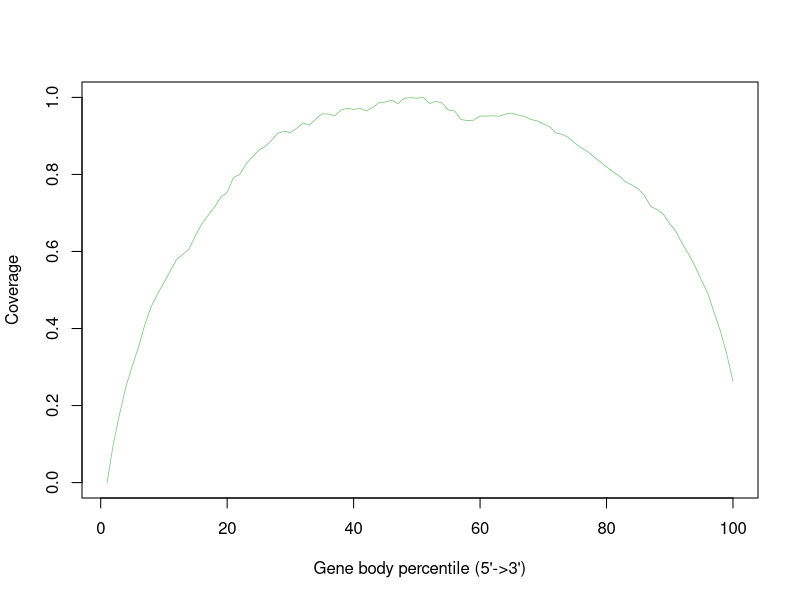

Write R code to recreate this figure.
SHAM_6Hr_SRR12108308.gencode.Aligned.sortedByCoord.out <- c(0.0,0.10104819329833648,0.1793164006385436,0.24999952432687497,0.3031845364375127,0.3528391026141092,0.4113430916089358,0.45765652975525667,0.48984913551166254,0.5192067294428345,0.5496288798278444,0.5792224076290359,0.5929275017076665,0.6073185164326038,0.6420521680229693,0.6719244402754337,0.6940518027060093,0.7153048779327627,0.7408989460986242,0.7535080892971644,0.7919605533790868,0.8003742596147809,0.8274115200420115,0.8457582324747751,0.863127912308708,0.8727935902095054,0.8881806644582749,0.9067775809548092,0.9125646201940366,0.9084823934349497,0.9200279315259023,0.9334866269257627,0.9278955650140513,0.9432550502215685,0.9573654178027327,0.9569182850651957,0.9521558457373028,0.967236586493547,0.9718563238839282,0.9686131845174106,0.9719780962039382,0.9648677343308516,0.9738103890815893,0.9862597061101164,0.9879502483965059,0.9926698771431453,0.9839174916424231,0.9978138063173196,0.9994758082162067,0.9978642276685737,1.0,0.9841857712849453,0.9897930060829079,0.9855985204663119,0.9673888018935596,0.9645242983345732,0.9424416491777514,0.9399415112325452,0.9408757332501222,0.9516773185735133,0.9514613629747456,0.9523432609485684,0.9510684569734631,0.9564958873301609,0.9592899912666414,0.9542611749887265,0.9505984919259244,0.9428716576827869,0.9391747261549819,0.9315867884643559,0.9242766438787529,0.9077479541298892,0.9039606447083267,0.8958466125414073,0.8810531783526869,0.8693677923629728,0.8594728400159065,0.8459656259572922,0.8327495238512018,0.8197864798476324,0.8068205818053127,0.7961198391844299,0.7807736728244138,0.7727110133549987,0.7628465040879349,0.7456994392765202,0.716763291734133,0.7089879388322415,0.6963102987036957,0.6719710562416876,0.651405804353741,0.6195090672811095,0.5922644133713618,0.5616424802738355,0.5256311706696146,0.49240920827062373,0.44278603652027987,0.39429496680752935,0.33485390175637547,0.26278656927417987)


pdf("/athena/angsd/scratch/pes4008/project/QC/rseqc/SHAM_6Hr_SRR12108308.geneBodyCoverage.curves.pdf")
x=1:100
icolor = colorRampPalette(c("#7fc97f","#beaed4","#fdc086","#ffff99","#386cb0","#f0027f"))(1)
plot(x,SHAM_6Hr_SRR12108308.gencode.Aligned.sortedByCoord.out,type='l',xlab="Gene body percentile (5'->3')", ylab="Coverage",lwd=0.8,col=icolor[1])
dev.off()
